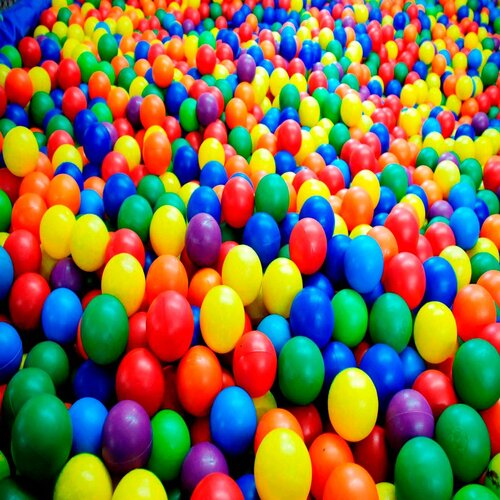
#> input picture processamento-de-imagens/images/piscina-bolinhas.jpg, 500 x 500 px
$ python 10-histograma.py
#> lines starting #> are read from the running program, lines starting #| are printed output that depends on the picture
import cv2
import numpy as np
import matplotlib.pyplot as plt

'''
O histograma serve para exibir um gráfico com a frequência com que um determinado valor aparece para cada cor da imagem.

Ex.: O valor 127 aparece 5 vezes na camada vermelha.
     O valor 70 aparece 2 vezes na camada verde.
'''

image = cv2.imread('images/piscina-bolinhas.jpg')
#> image is the input picture: shape (500, 500, 3); mean B, G, R 77, 110.2, 127.7

# 1) Separar os canais de cores sem usar o split(). (Pode ser feito com split, mas para vermos a lógica, vamos fazer na raça)

listaAzul = []
listaVerde = []
listaVermelho = []

totalListaAzul = []
totalListaVerde = []
totalListaVermelho = []

for i in range(0, image.shape[0]):
    for j in range(0, image.shape[1]):
        listaAzul.append(image[i][j][0])
        listaVerde.append(image[i][j][1])
        listaVermelho.append(image[i][j][2])
#> after the loop, listaAzul = 250000 items; listaVerde = 250000 items; listaVermelho = 250000 items

#print(listaAzul)

# 2) Separar em outra lista todos valores da lista original, sem repetição
listaAzulSemNumerosRepetidos = sorted(set(listaAzul))
#> listaAzulSemNumerosRepetidos = 256 values from 0 to 255
#print(listaAzulSemNumerosRepetidos)

# 3) Fazer a contagem do número de vezes que cada número aparece na lista original
# Canal Azul
for i in range(0, len(listaAzulSemNumerosRepetidos)):
    total = 0

    for j in range(0, len(listaAzul)):
        if listaAzulSemNumerosRepetidos[i] == listaAzul[j]:
            total += 1

    totalListaAzul.append(total)
#> after the loop, totalListaAzul = 256 values, max 36388 at index 0, min 371 at index 222, mean 976.6

#print(totalListaAzul)

# Canal Verde
listaVerdeSemNumerosRepetidos = sorted(set(listaVerde))
#> listaVerdeSemNumerosRepetidos = 256 values from 0 to 255

for i in range(0, len(listaVerdeSemNumerosRepetidos)):
    total = 0

    for j in range(0, len(listaVerde)):
        if listaVerdeSemNumerosRepetidos[i] == listaVerde[j]:
            total += 1

    totalListaVerde.append(total)
#> after the loop, totalListaVerde = 256 values, max 14549 at index 0, min 530 at index 253, mean 976.6

#print(totalListaVerde)

# Canal Vermelho
listaVermelhoSemNumerosRepetidos = sorted(set(listaVermelho))
#> listaVermelhoSemNumerosRepetidos = 256 values from 0 to 255

for i in range(0, len(listaVermelhoSemNumerosRepetidos)):
    total = 0

    for j in range(0, len(listaVermelho)):
        if listaVermelhoSemNumerosRepetidos[i] == listaVermelho[j]:
            total += 1

    totalListaVermelho.append(total)
#> after the loop, totalListaVermelho = 256 values, max 37880 at index 0, min 186 at index 77, mean 976.6

#print(totalListaVermelho)

# 4) Exibir o histograma

    # Lista de valores, cor da linha do gráfico
plt.plot(totalListaVermelho, color='red')
plt.plot(totalListaVerde, color='green')
plt.plot(totalListaAzul, color='blue')

plt.show()
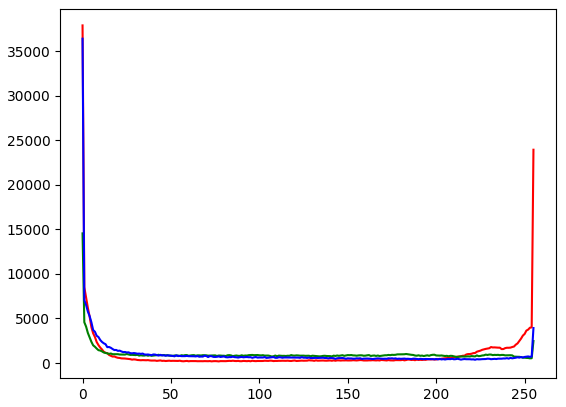
#> figure drawn by matplotlib, 1 panel; curve peaks at x = 0, y = 37880; curve peaks at x = 0, y = 14549; curve peaks at x = 0, y = 36388

'''
Outra forma de calcular e exibir os histogramas: Utilizando a função calcHist() e loop.
(Método utilizado nas aulas de computação gráfica do IFAL)
'''

image = cv2.imread('images/piscina-bolinhas.jpg')
color = ('b', 'g', 'r')

for key,value in enumerate(color):
    histograma = cv2.calcHist([image], [key], None, [256], [0,256])
    plt.plot(histograma, color=value)
    plt.xlim([0,256])

plt.savefig('images/histogramaColorido.jpg')
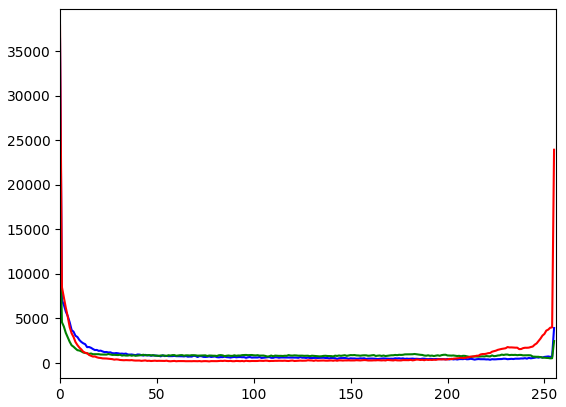
#> figure drawn by matplotlib, 1 panel; curve peaks at x = 0, y = 36388; curve peaks at x = 0, y = 14549; curve peaks at x = 0, y = 37880
plt.show()

cv2.waitKey()
cv2.destroyAllWindows()
